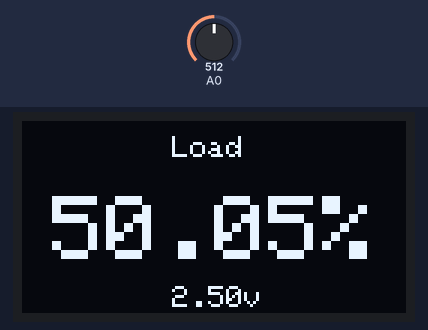
A sketch run on a simulated Arduino Uno, built with avr-gcc and run on an emulated ATmega328P. Shown: 128×64 one-colour display. The inputs (shaded band) are chosen by the test bench; at power-on: A0 = 512. What the sketch prints to the serial monitor is not drawn.

Above: at 4.3 s.
4.4 s: A0 set to 716
At 5.4 s:
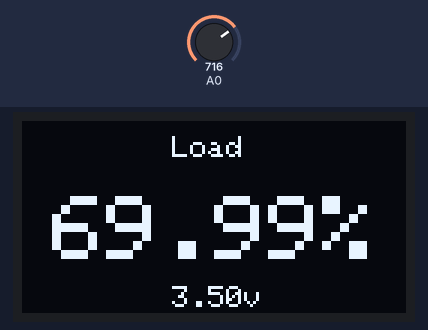
5.9 s: A0 set to 729
At 7.0 s:
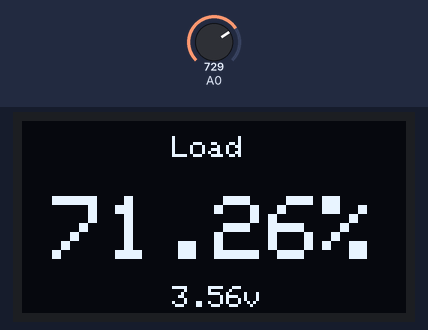
7.4 s: A0 set to 900
At 8.4 s:
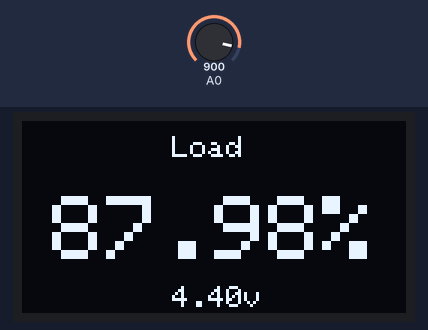
8.9 s: A0 set to 962
At 9.8 s:
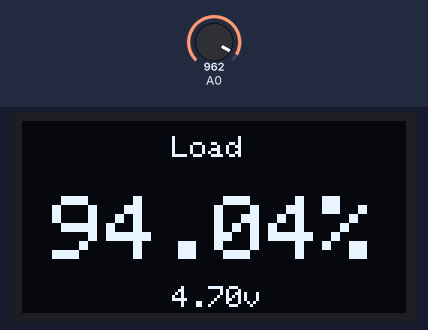
10.4 s: A0 set to 977
At 11.3 s:
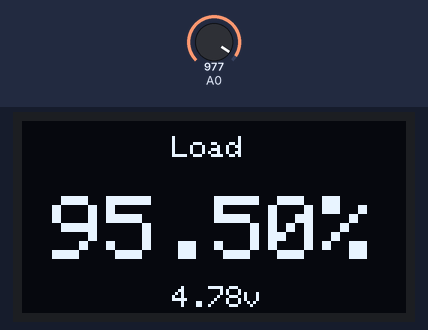
Timing chart, 0 to 12.9 s (numbered marks = the images above; inputs shaded):
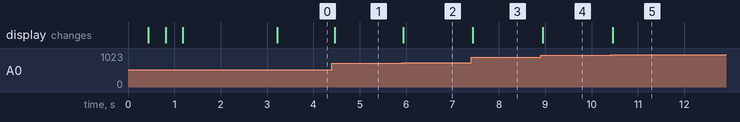

The sketch:

potentiometerRead.ino
```cpp
#include <Wire.h>
#include <Adafruit_SSD1306.h>
#include <Adafruit_GFX.h>

Adafruit_SSD1306 display(128, 64, &Wire, -1);
double read = 0.0;

void setup()
{
  Serial.begin(9600);
  if(!display.begin(SSD1306_SWITCHCAPVCC, 0x3C))
  {
    Serial.println(F("SSD1306 allocation failed"));
    for(;;);
  }

  display.clearDisplay();
  display.display();
  display.setTextSize(2);
  display.setTextColor(SSD1306_WHITE);
  display.setCursor(5, 25);
  display.print("Loading");
  for (int i = 1; i <= 3; i++)
  {
    delay(350);
    display.print(".");
    display.display();
  }
  delay(2000);
}

void loop()
{
  read = analogRead(A0);
  double val = (read / 1023) * 100;
  double vol = read * 5 / 1023;

  Serial.print(read);
  Serial.print("\t\t");
  Serial.print(val);
  Serial.print("%");
  Serial.print("\t\t");
  Serial.print(vol);
  Serial.println("v");

  display.clearDisplay();
  display.setTextSize(1);
  display.setTextColor(SSD1306_WHITE);

  display.setCursor(50, 5);
  display.print("Load");

  if (val < 10)
  {
    display.setCursor(20, 25);
  }
  else if (val >= 10 && val < 100)
  {
     display.setCursor(10, 25);
  }
  else
  {
    display.setCursor(2, 25);
  }

  display.setTextSize(3);
  display.print(val);
  display.write("%");

  display.setCursor(50, 55);
  display.setTextSize(1);
  display.print(vol);
  display.write("v");

  display.display();
}
```

Measured:
- after the input at 4.4 s, the display: changes after 0.06 s (image 1)
- after the input at 5.9 s, the display: changes at once (image 2)
- after the input at 7.4 s, the display: changes at once (image 3)
- after the input at 8.9 s, the display: changes after 0.05 s (image 4)
- after the input at 10.4 s, the display: changes after 0.06 s (image 5)
